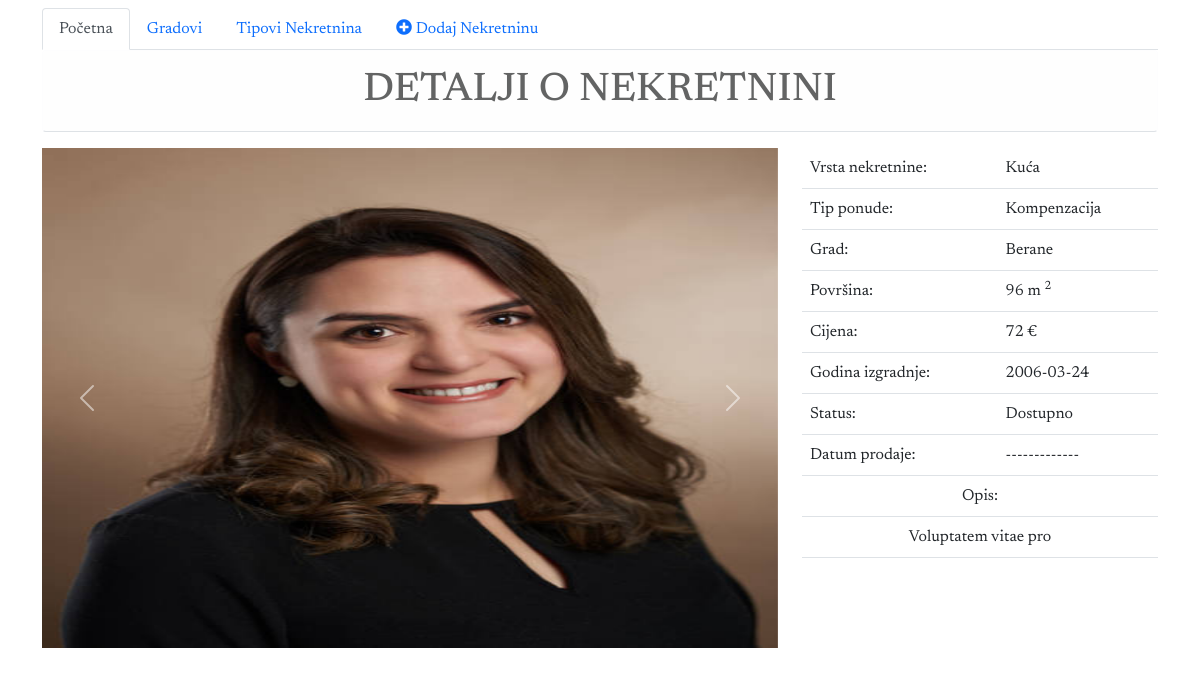
The page /details.php?id=8 on the database its author committed.
### tables this page shows
CREATE TABLE `foto_nekretnine` (
  `id` int(11) NOT NULL,
  `fotografija` varchar(255) NOT NULL DEFAULT './uploads/no-photo.png',
  `nekretnina_id` int(11) NOT NULL
);

CREATE TABLE `nekretnina` (
  `id` int(11) NOT NULL,
  `grad_id` int(11) NOT NULL,
  `tip_oglasa_id` int(11) NOT NULL,
  `tip_nekretnine_id` int(11) NOT NULL,
  `povrsina` int(11) NOT NULL,
  `cijena` int(11) NOT NULL,
  `god_izgradnje` date DEFAULT NULL,
  `opis` text DEFAULT NULL,
  `status` varchar(255) NOT NULL DEFAULT 'dostupno',
  `dat_prodaje` date DEFAULT NULL
);

CREATE TABLE `tip_nekretnine` (
  `id` int(11) NOT NULL,
  `naziv` varchar(255) NOT NULL
);

CREATE TABLE `tip_oglasa` (
  `id` int(11) NOT NULL,
  `naziv` varchar(255) NOT NULL
);

CREATE TABLE `grad` (
  `id` int(11) NOT NULL,
  `naziv` varchar(255) NOT NULL
);

### details.php (the view, shortened to what this page needs)
<?php
include "./db.php";
isset($_GET['id']) ? $id = $_GET['id'] : exit("Error!");
$q = "SELECT n.id, n.povrsina, n.cijena, n.opis, n.god_izgradnje, n.status, n.dat_prodaje, g.naziv AS grad, tn.naziv AS tip_n, tog.naziv AS tip_o
                        FROM nekretnina n
                        LEFT JOIN grad g ON g.id = n.grad_id
                        LEFT JOIN tip_nekretnine tn ON tn.id = n.tip_nekretnine_id
                        LEFT JOIN tip_oglasa tog ON tog.id = n.tip_oglasa_id
                        WHERE n.id = $id";
$res = mysqli_query($dbconn, $q);
$nekretnina = mysqli_fetch_assoc($res);
$res = mysqli_query($dbconn, "SELECT fotografija FROM foto_nekretnine WHERE nekretnina_id = $id");
?>
<!DOCTYPE html>
<html lang="en">
<head>
    <link href="https://cdn.jsdelivr.net/npm/bootstrap@5.0.0-beta2/dist/css/bootstrap.min.css" rel="stylesheet">
    <link rel="stylesheet" href="https://pro.fontawesome.com/releases/v5.10.0/css/all.css" />
    <link rel="stylesheet" href="./style.css" type="text/css">
</head>
<body>
    <div class="container">
        <h1 class="text-center alert alert-light border-bottom">DETALJI O NEKRETNINI</h1>
        <div class="row mt-2">
            <div id="carouselExampleControls" class="carousel slide col-8 w-fluid" data-bs-ride="carousel">
                <div class="carousel-inner">
                    <?php
                    $i = 0;
                    while ($fotografija = mysqli_fetch_assoc($res)) {
                        $path = $fotografija['fotografija'];
                        $act = "";
                        if ($i == 0)
                            $act = "active";
                        echo "<div class='carousel-item $act'>";
                        echo "  <img src='$path' class='d-block' alt='fotografija' width='100%' height='500px'>";
                        echo "</div>";
                        $i += 1;
                    }
                    ?>
                </div>
                <button class="carousel-control-prev" type="button" data-bs-target="#carouselExampleControls" data-bs-slide="prev">
                    <span class="carousel-control-prev-icon" aria-hidden="true"></span>
                </button>
                <button class="carousel-control-next" type="button" data-bs-target="#carouselExampleControls" data-bs-slide="next">
                    <span class="carousel-control-next-icon" aria-hidden="true"></span>
                </button>
            </div>
            <div class="col-4">
                <table class="table">
                    <tr>
                        <td>Vrsta nekretnine:</td>
                        <td> <?= ucfirst($nekretnina['tip_n']) ?> </td>
                    </tr>
                    <tr>
                        <td>Tip ponude:</td>
                        <td> <?= ucfirst($nekretnina['tip_o']) ?> </td>
                    </tr>
                    <tr>
                        <td>Grad:</td>
                        <td> <?= ucfirst($nekretnina['grad']) ?> </td>
                    </tr>
                    <tr>
                        <td>Površina:</td>
                        <td> <?= number_format($nekretnina['povrsina']) ?> m <sup>2</sup></td>
                    </tr>
                    <tr>
                        <td>Cijena:</td>
                        <td> <?= number_format($nekretnina['cijena']) ?> &euro; </td>
                    </tr>
                    <tr>
                        <td>Godina izgradnje:</td>
                        <td> <?= $nekretnina['god_izgradnje'] ?> </td>
                    </tr>
                    <tr>
                        <td>Status:</td>
                        <td> <?= ucfirst($nekretnina['status']) ?> </td>
                    </tr>
                    <tr>
                        <td>Datum prodaje:</td>
                        <td>
                            <?php
                            if ($nekretnina['status'] == "dostupno")
                                echo "-------------";
                            else
                                echo $nekretnina['dat_prodaje']
                            ?>
                        </td>
                    </tr>
                    <tr>
                        <td colspan="2" class="text-center">Opis:</td>
                    </tr>
                    <tr>
                        <td colspan="2" class="text-center">
                            <?php
                            if ($nekretnina['opis'] == NULL) {
                                echo "Nema opisa.";
                            } else {
                                echo $nekretnina['opis'];
                            }
                            ?>
                        </td>
                    </tr>
                </table>
            </div>
        </div>
    </div>
</body>
</html>

### style.css (style rules this page uses)
body { font-family: "Newsreader", serif; }

### rows shown on the page
foto_nekretnine: fotografija (picture)
nekretnina: tip_nekretnine.naziv "Kuća", tip_oglasa.naziv "Kompenzacija", grad.naziv "Berane", povrsina "96", cijena "72", god_izgradnje "2006-03-24", status "Dostupno", opis "Voluptatem vitae pro"
